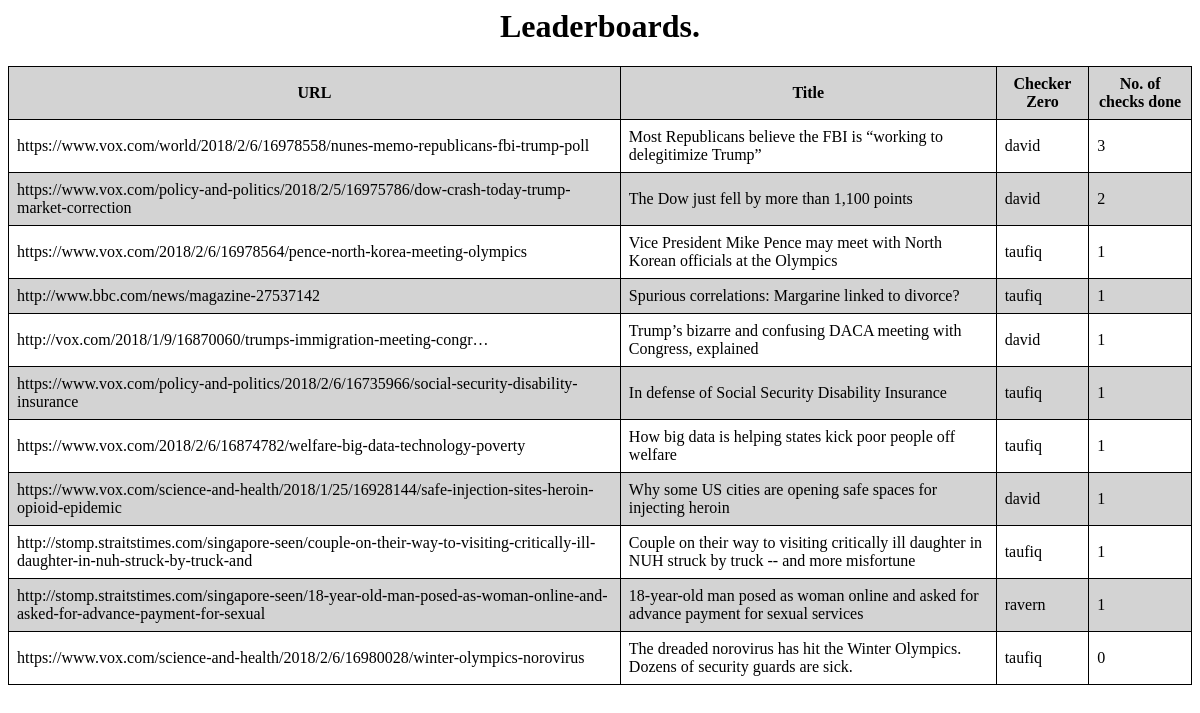
Page /scorer/leaderboards on the committed database.
### scorer/models.py (models this page shows, shortened)
class User(models.Model):
    username = models.CharField(
        max_length=20, help_text="Username of User", primary_key=True)
    def __str__(self):
        return self.username

class Paper(models.Model):
    url = models.TextField(help_text="Url of the Article", primary_key=True)
    title = models.TextField(help_text="Title of Article", default="NULL")
    body = models.TextField(help_text="Body of Article", default="NULL")
    stance = models.CharField(
        max_length=20, help_text="Stance of Title in relation to Body", default="NULL")
    referrer = models.ForeignKey(User, on_delete=models.CASCADE, null=True)

### scorer/views.py (the view)
# urls.py: path('leaderboards', views.leaderboards, name='leaderboards'),
def leaderboards(request):
    users = User.objects.all()
    papers = Paper.objects.all()
    paperusers = PaperUser.objects.all()
    lists = []
    for paper in papers:
        searchedPaperUser = paperusers.filter(url=paper.url)
        lists.append([paper.url, paper.title, paper.referrer,
                      searchedPaperUser.count()])
    lists.sort(key=lambda x: x[3], reverse=True)
    return render(
        request,
        'leaderboard.html',
        context={'lists': lists},
    )

### scorer/templates/leaderboard.html (shortened to what this page needs)
<html>
<head>
    <meta name="Description" content="Leaderboard for fake news"> {% load static %}
    <link rel="stylesheet" type="text/css" href="{% static 'css/leaderboard.css' %}" />
</head>
<body>
    <h1>Leaderboards.</h1>
    <table>
        <tr>
            <th>URL</th>
            <th>Title</th>
            <th>Checker Zero</th>
            <th>No. of checks done</th>
        </tr>
        {% for row in lists %}
        <tr>
            <td>
                <a>{{row.0}}</a>
            </td>
            <td>{{row.1}}</td>
            <td>{{row.2}}</td>
            <td>{{row.3}}</td>
        </tr>
        {% endfor %}
    </table>
</body>
</html>

### scorer/static/css/leaderboard.css (style rules this page uses)
body { text-align: center; }
table, th, td { margin: 0px auto; border-collapse: collapse; border: 1px solid black; padding: 8px; }
tr:nth-child(odd) { background-color:lightgrey; }

### rows in the picture
User: url "https://www.vox.com/world/2018/2/6/16978558/nunes-memo-republicans-fbi-trump-poll", title "Most Republicans believe the FBI is “working to delegitimize Trump”", username "david", row "3", url "https://www.vox.com/policy-and-politics/2018/2/5/16975786/dow-crash-today-trump-market-correction", title "The Dow just fell by more than 1,100 points", row "2", url "http://vox.com/2018/1/9/16870060/trumps-immigration-meeting-congr…", title "Trump’s bizarre and confusing DACA meeting with Congress, explained", row "1", url "https://www.vox.com/science-and-health/2018/1/25/16928144/safe-injection-sites-heroin-opioid-epidemic", title "Why some US cities are opening safe spaces for injecting heroin"
User: url "https://www.vox.com/2018/2/6/16978564/pence-north-korea-meeting-olympics", title "Vice President Mike Pence may meet with North Korean officials at the Olympics", username "taufiq", row "1", url "http://www.bbc.com/news/magazine-27537142", title "Spurious correlations: Margarine linked to divorce?", url "https://www.vox.com/policy-and-politics/2018/2/6/16735966/social-security-disability-insurance", title "In defense of Social Security Disability Insurance", url "https://www.vox.com/2018/2/6/16874782/welfare-big-data-technology-poverty", title "How big data is helping states kick poor people off welfare", url "http://stomp.straitstimes.com/singapore-seen/couple-on-their-way-to-visiting-critically-ill-daughter-in-nuh-struck-by-truck-and", title "Couple on their way to visiting critically ill daughter in NUH struck by truck -- and more misfortune", url "https://www.vox.com/science-and-health/2018/2/6/16980028/winter-olympics-norovirus", title "The dreaded norovirus has hit the Winter Olympics. Dozens of security guards are sick.", row "0"
User: url "http://stomp.straitstimes.com/singapore-seen/18-year-old-man-posed-as-woman-online-and-asked-for-advance-payment-for-sexual", title "18-year-old man posed as woman online and asked for advance payment for sexual services", username "ravern", row "1"
